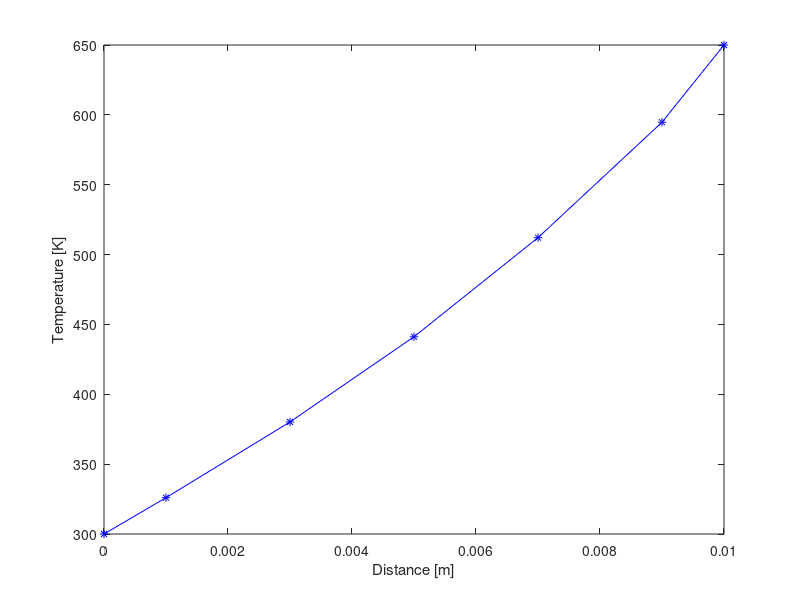

MATLAB code to generate this figure:
% Lecture 2 Example #3
clear all
close all
clc

% Defining our constants:
L = 0.01; % [m]
Gamma = @(T) (5.238086549608868e-17).*T.^6 + ...
    (-2.927636770231909e-13).*T.^5 + ...
    (5.844390241944433e-10).*T.^4 + ...
    (-5.642804450717544e-7).*T.^3 + ...
    (0.0002909446395983974).*T.^2 + ...
    (-0.08063418038142083).*T + (11.00293123390308); % [W/m-K]
A_e = 2.5e-5; % [m^2]
A_w = A_e;

% Defining our domain:
N = 5; % number of control volumes
n = N+2; % number of nodes
delta_x_w = L/N;
delta_x_e = L/N;
dx = L/N;

% Defining our variables of interest:
T = 300*ones(1,(N+2));
coeff = zeros(N,N);
b = zeros(N,1);

% Defining our boundary conditions:
T(1) = 300; % [K]
T(end) = 650; % [K]

a_W = zeros(1,N);
a_E = zeros(1,N);
a_P = zeros(1,N);

% Defining our error criteria
error = 1;
counter = 0;

while error >= 1e-5
    % Defining our coefficients for the interior of our domain (CVs 1:N):
    for i = 1:N-1
        a_E(i) = A_e*(Gamma(T(i)) + Gamma(T(i+1)))/(2*delta_x_e);
    end
    a_E(end) = A_e*(2*Gamma(T(end)))/(delta_x_e);
    a_W(1) = A_w*(2*Gamma(T(1)))/(delta_x_w);
    for i = 2:N
        a_W(i) = A_w*(Gamma(T(i-1)) + Gamma(T(i)))/(2*delta_x_w);
    end
    for i = 1:N
        a_P(i) = a_E(i) + a_W(i);
    end
    
    % Populating our coefficient matrix
    for i = 1:N
        for j = 1:N
            if i == j
                coeff(i,j) = a_P(i);
            end
            if i + 1 == j
                coeff(i,j) = -a_E(i);
            end
            if j + 1 == i
                coeff(i,j) = -a_W(i);
            end
        end
    end
    
    % Next we populate the RHS matrix
    b(1) = a_W(1)*T(1);
    b(end) = a_E(end)*T(end);
    
    % Obtaining the solution through matrix inversion
    temp = coeff\b;
    
    % Defining maximum relative error
    error = abs(max(temp - transpose(T(2:end-1))));
    
    % Redefining our temperatures
    T(2:end-1) = temp;
    
    counter = counter + 1;
end

fprintf('T(0) = %.1f [K]\n',T(1))
for i = 1:N
    fprintf('T(%i) = %.1f [K]\n',i,temp(i))
end
fprintf('T(%i) = %.1f [K]\n',(N+1),T(end))

% Defining nodal points - where temperature is solved (used for plotting)
nodes = zeros(1,n);
nodes(1) = 0;
nodes(2) = dx/2;
for i = 3:N
    nodes(i) = nodes(i-1) + dx;
end
nodes(end-1) = L - (dx/2);
nodes(end) = L;

plot(nodes,[T(1);temp(:);T(end)],'-*b')
ylabel('Temperature [K]')
xlabel('Distance [m]')

